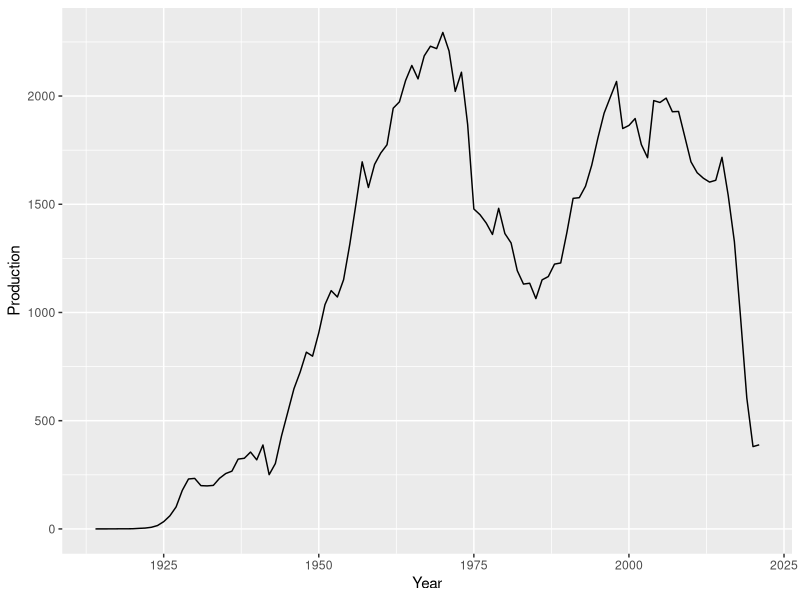
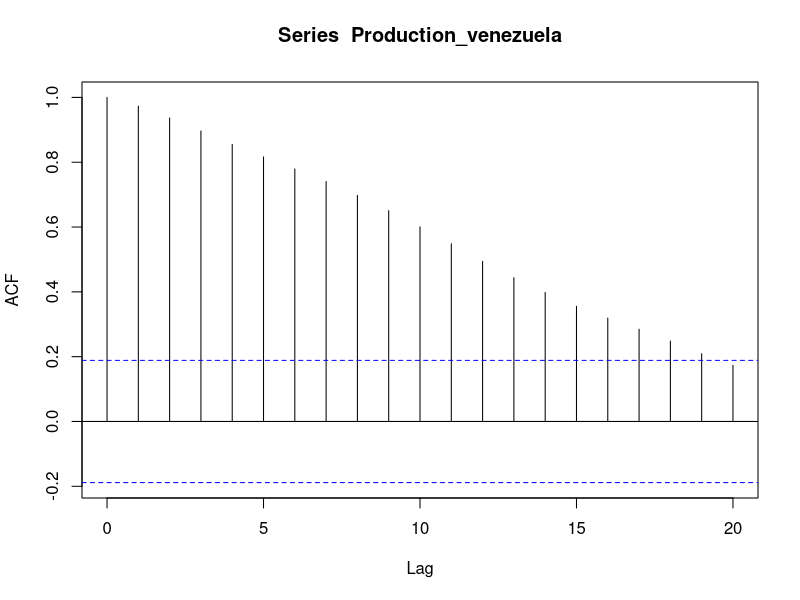
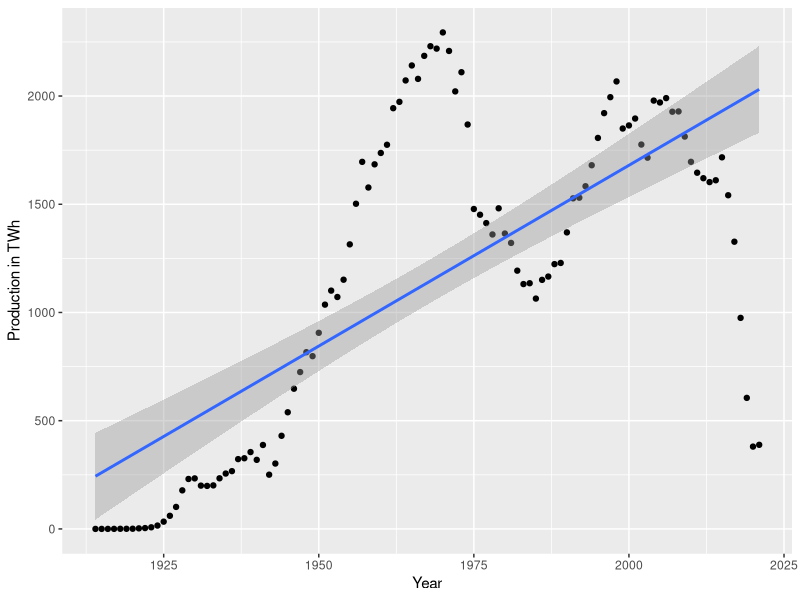

Recreate these plots in R, in order. (Note: this script raises an error after producing the figures.)
library(tidyverse)
library(ggplot2)
library(dplyr)
library(forecast)
library(ggplot2)

data <- read_csv("oil-production-by-country.csv")
colnames(data)
data <- rename(data, Production = "Oil production (TWh)")
head(data)
str(data)

# Among the columns in this dataset only 3 of them are useful in this study #
data <- select(data, Code, Year, Production) 
summary(data)
summary(data$Production)

# dimension of the dataset #
dim(data)

# The focus in this study will be on the oil production of the most wealthies countries in the world #
# Which are : Venezuela, Saudi Arabia, Canada, Iran, Iraq, Russia, Kuwait, UAE, United States and Norway #

oil_venezuela <- data %>% filter(Code == 'VEN') %>% filter(Year > 1913)

# checking on the presence of any null value#
sum(is.na(oil_venezuela))

oil_saudi <- data %>% filter(Code == 'SAU') %>% filter(Year > 1935)

sum(is.na(oil_saudi))

oil_canada <- data %>% filter(Code == 'CAN') %>% filter(Year > 1900)

sum(is.na(oil_canada))

oil_iran <- data %>% filter(Code == 'IRN') %>% filter(Year > 1910)

sum(is.na(oil_iran))

oil_iraq <- data %>% filter(Code == 'IRQ') %>% filter(Year > 1926)

sum(is.na(oil_iraq))

oil_russia <- data %>% filter(Code == 'RUS') %>% filter(Year > 1985)

sum(is.na(oil_russia))

oil_kuwait <- data %>% filter(Code == 'KWT') %>% filter(Year > 1945)

sum(is.na(oil_kuwait))

oil_emirates <- data %>% filter(Code == 'ARE') %>% filter(Year > 1961)

sum(is.na(oil_emirates))

oil_usa <- data %>% filter(Code == 'USA') %>% filter(Year > 1900)

sum(is.na(oil_usa))

oil_norway <- data %>% filter(Code == 'NOR') %>% filter(Year > 1970)

sum(is.na(oil_norway))

head(oil_venezuela)
head(oil_saudi)
head(oil_canada)
head(oil_iran)
head(oil_iraq)
head(oil_russia)
head(oil_kuwait)
head(oil_emirates)
head(oil_usa)
head(oil_norway)

#making plot of year and production variables#
ggplot(data = oil_venezuela) +
  geom_line(mapping = aes(x = Year, y = Production))

# Production variable of each country#
Production_venezuela <- oil_venezuela$Production
Production_saudi <- oil_saudi$Production
Production_canada <- oil_canada$Production
Production_iran <- oil_iran$Production
Production_iraq <- oil_iraq$Production
Production_russia <- oil_russia$Production
Production_kuwait <- oil_kuwait$Production
Production_emirates <- oil_emirates$Production
Production_usa <- oil_usa$Production
Production_norway <- oil_norway$Production


# ACF of Production variable #
acf(Production_venezuela)
#Fitting Linear regression model#
linear_model_venezuela <- lm(data = oil_venezuela, Production ~ Year)
summary(linear_model_venezuela)

#plotting model #

ggplot(oil_venezuela, aes(x = Year, y = Production)) + geom_point() + 
  stat_smooth(method = "lm", formula = y ~ x) + labs(x = 'Year', y = 'Production in TWh')

#test of DW#
dwtest(linear_model_venezuela)

# Diagnostic #
par(mfrow=c(2,2))
plot(linear_model_venezuela)
par(mfrow=c(1,1))

#---Time series of the production variable of each country---#
ts_venezuela = ts(Production_venezuela, frequency = 1, start = 1914)
ts_saudi = ts(Production_saudi, frequency = 1, start = 1936)
ts_canada = ts(Production_canada, frequency = 1, start = 1900)
ts_iran = ts(Production_iran, frequency = 1, start = 1911)
ts_iraq = ts(Production_iraq, frequency = 1, start = 1927)
ts_russia = ts(Production_russia, frequency = 1, start = 1985)
ts_kuwait = ts(Production_kuwait, frequency = 1, start = 1946)
ts_emirates = ts(Production_emirates, frequency = 1, start = 1962)
ts_usa = ts(Production_usa, frequency = 1, start = 1900)
ts_norway = ts(Production_norway, frequency = 1, start = 1971)

#--Plotting the Time Series--#
autoplot(ts_venezuela, series = 'Venezuela', lwd = 1.2) +
  autolayer(ts_saudi, series = 'Saudi Arabia', lwd = 1.2)+
  autolayer(ts_canada, series = 'Canada', lwd = 1.2)+
  autolayer(ts_iran, series = 'Iran', lwd = 1.2)+
  autolayer(ts_iraq, series = 'Iraq', lwd = 1.2)+
  autolayer(ts_russia, series = 'Russia', lwd = 1.2)+
  autolayer(ts_kuwait, series = 'Kuwait', lwd = 1.2)+
  autolayer(ts_emirates, series = 'Emirates', lwd = 1.2)+
  autolayer(ts_usa, series = 'USA', lwd = 1.2)+
  autolayer(ts_norway, series = 'Norway', lwd = 1.2)+
  scale_color_manual(values = c("red", "blue", "green", "yellow", "purple", "black", "gray", "orange", "white", "brown"))+
  labs(title = 'Crude Oil Production in TWh plot', x = '\nYear', y = 'Production Value in TWh\n', 
       subtitle = 'in Venezuela, Saudi Arabia, Canada, Iran, Iraq, Russia, Kuwait, Emirates, USA and Norway')+
  theme(panel.background = element_rect(fill = '#EDE0D4', colour = '#EDE0D4'),
        plot.background = element_rect(fill = '#EDE0D4', colour = '#EDE0D4'),
        plot.title = element_text(size = 22, colour = 'gray15', face = 'bold', hjust = 0.5, vjust = 0.5),
        plot.subtitle = element_text(size = 14, colour = 'gray15', face = 'italic', hjust = 0.5, vjust = 0.5),
        plot.caption = element_text(color = 'gray25', face = 'italic', size = 12),
        panel.grid.major.y = element_line(linetype = 'dotted', colour = 'gray70'),
        panel.grid.minor.y = element_line(linetype = 'dotted', colour = 'gray75'),
        panel.grid.major.x = element_blank(), panel.grid.minor.x = element_blank(),  
        axis.title = element_text(size = 14, face = 'bold', colour = 'gray15'),
        axis.text = element_text(size = 12, colour = 'gray8'), legend.position = 'bottom',
        axis.line = element_line(), legend.text = element_text(size = 10),
        legend.title = element_text(colour = 'gray5', size = 14, face = 'bold'),
        legend.background = element_rect(fill = '#EDE0D6', linetype = 'blank'))
# linear model for time series#
ts.plot(ts_venezuela, type="o")

#--Fitting linear model with tslm function--#
linear_model_venezuela_ts<- tslm(ts_venezuela~trend)
summary(linear_model_venezuela_ts)
dwtest(linear_model_venezuela_ts)
# obtained the same results as simple linear model#

# linear model with trend and seasonality#
linear_model_venezuela_ts_se<- tslm(ts_venezuela~trend+season)
summary(linear_model_venezuela_ts_se)
dwtest(linear_model_venezuela_ts_se)
res_linear_model_venezuela_ts_se <- residuals(linear_model_venezuela_ts_se)
plot(res_linear_model_venezuela_ts_se, ylab="residuals")
dwtest(linear_model_venezuela_ts_se)

#plot of the model
plot(ts_venezuela, ylab="Venezuela Oil Production", xlab="Time")
lines(fitted(linear_model_venezuela_ts_se), col=2)

###Non-linear Model###

#Implementing a simple Bass Model#
bass_model_venezuela <- BM(Production_venezuela,display = T)
summary(bass_model_venezuela)
###predicting
pred_bass_model_venezuela <- predict(bass_model_venezuela, newx=c(1:50))
pred_inst_model_venezuela <- make.instantaneous(pred_bass_model_venezuela)
plot(Production_venezuela, type= "b",xlab="Year", ylab="Annual Oil Prodcution of Venezuela in TWh",  pch=16, lty=3, xaxt="n", cex=0.6)
lines(pred_inst_model_venezuela, lwd=2, col=2)

# --- ACF & PACF Plot for countries ---#
tsdisplay(ts_venezuela, main = 'ACF and PACF Plot - Venezuela', col = '#6F1D1B', lwd = 1.5, xlab = 'Year', ylab = 'Oil Produced', cex.main = 1.5, cex.lab = 1.15)
tsdisplay(ts_saudi, main = 'ACF and PACF Plot - Saudi Arabia', col = '#6F1D1B', lwd = 1.5, xlab = 'Year', ylab = 'Oil Produced', cex.main = 1.5, cex.lab = 1.15)
tsdisplay(ts_canada, main = 'ACF and PACF Plot - Canada', col = '#6F1D1B', lwd = 1.5, xlab = 'Year', ylab = 'Oil Produced', cex.main = 1.5, cex.lab = 1.15)
tsdisplay(ts_iran, main = 'ACF and PACF Plot - Iran', col = '#6F1D1B', lwd = 1.5, xlab = 'Year', ylab = 'Oil Produced', cex.main = 1.5, cex.lab = 1.15)
tsdisplay(ts_iraq, main = 'ACF and PACF Plot - Iraq', col = '#6F1D1B', lwd = 1.5, xlab = 'Year', ylab = 'Oil Produced', cex.main = 1.5, cex.lab = 1.15)
tsdisplay(ts_russia, main = 'ACF and PACF Plot - Russia', col = '#6F1D1B', lwd = 1.5, xlab = 'Year', ylab = 'Oil Produced', cex.main = 1.5, cex.lab = 1.15)
tsdisplay(ts_kuwait, main = 'ACF and PACF Plot - Kuwait', col = '#6F1D1B', lwd = 1.5, xlab = 'Year', ylab = 'Oil Produced', cex.main = 1.5, cex.lab = 1.15)
tsdisplay(ts_emirates, main = 'ACF and PACF Plot - Emirates', col = '#6F1D1B', lwd = 1.5, xlab = 'Year', ylab = 'Oil Produced', cex.main = 1.5, cex.lab = 1.15)
tsdisplay(ts_usa, main = 'ACF and PACF Plot - USA', col = '#6F1D1B', lwd = 1.5, xlab = 'Year', ylab = 'Oil Produced', cex.main = 1.5, cex.lab = 1.15)
tsdisplay(ts_norway, main = 'ACF and PACF Plot - Norway', col = '#6F1D1B', lwd = 1.5, xlab = 'Year', ylab = 'Oil Produced', cex.main = 1.5, cex.lab = 1.15)

#--ARIMA model--#

#Splitting data in train and test sets#
venezuela = round(length(ts_venezuela)*0.7, 0)
saudi = round(length(ts_saudi)*0.7, 0)
canada = round(length(ts_canada)*0.7, 0)
iran = round(length(ts_iran)*0.7, 0)
iraq = round(length(ts_iraq)*0.7, 0)
russia = round(length(ts_russia)*0.7, 0)
kuwait = round(length(ts_kuwait)*0.7, 0)
emirates = round(length(ts_emirates)*0.7, 0)
usa = round(length(ts_usa)*0.7, 0)
norway = round(length(ts_norway)*0.7, 0)

# Canada - Train & Test #
train_venezuela = window(ts_venezuela, end = 1989)
test_venezuela = window(ts_venezuela, start = 1990)
# Canada - Train & Test #
train_can = window(myts_can, end = 2003)
test_can = window(myts_can, start = 2004)
# Canada - Train & Test #
train_can = window(myts_can, end = 2003)
test_can = window(myts_can, start = 2004)
# Canada - Train & Test #
train_can = window(myts_can, end = 2003)
test_can = window(myts_can, start = 2004)
# Canada - Train & Test #
train_can = window(myts_can, end = 2003)
test_can = window(myts_can, start = 2004)
# Canada - Train & Test #
train_can = window(myts_can, end = 2003)
test_can = window(myts_can, start = 2004)
# Canada - Train & Test #
train_can = window(myts_can, end = 2003)
test_can = window(myts_can, start = 2004)
# Canada - Train & Test #
train_can = window(myts_can, end = 2003)
test_can = window(myts_can, start = 2004)
# Canada - Train & Test #
train_can = window(myts_can, end = 2003)
test_can = window(myts_can, start = 2004)
# Canada - Train & Test #
train_can = window(myts_can, end = 2003)
test_can = window(myts_can, start = 2004)

#--Applying ARIMA--#
# ARIMA(0,0,3) #
arima_venezuela_003 = Arima(ts_venezuela, order = c(0,0,3))
arima_venezuela_003
fitted(arima_venezuela_003)
plot(ts_venezuela)
lines(fitted(arima_venezuela_003), col=2)
# ARIMA(3,0,0) #
arima_venezuela_300 = Arima(ts_venezuela, order = c(3,0,0))
arima_venezuela_300
fitted(arima_venezuela_300)
plot(ts_venezuela)
lines(fitted(arima_venezuela_300), col=2)
# ARIMA(1,2,1) #
arima_venezuela_121 = Arima(ts_venezuela, order = c(1,2,1))
arima_venezuela_121
fitted(arima_venezuela_121)
plot(ts_venezuela)
lines(fitted(arima_venezuela_121), col=2)
# ARIMA(1,2,2)
arima_venezuela_122 = Arima(ts_venezuela, order = c(1,2,2))
arima_venezuela_122
fitted(arima_venezuela_122)
plot(ts_venezuela)
lines(fitted(arima_venezuela_122), col=2)
# COMPARING SUMMARIES#
summary(arima_venezuela_003)
summary(arima_venezuela_300)
summary(arima_venezuela_121)
summary(arima_venezuela_122)
# ARIMA with 1 AR has lower AIC #
fore_arima_121 <- forecast(arima_venezuela_121)
plot(fore_arima_121)
forecast(fore_arima_121)
plot(forecast(fore_arima_121))
checkresiduals(fore_arima_121)

###--- Using Auto ARIMA--- ###
auto_arima_venezuela <- auto.arima(ts_venezuela)
forecast(auto_arima_venezuela)
plot(forecast(auto_arima_venezuela))
checkresiduals(auto_arima_venezuela)
summary(auto_arima_venezuela)
